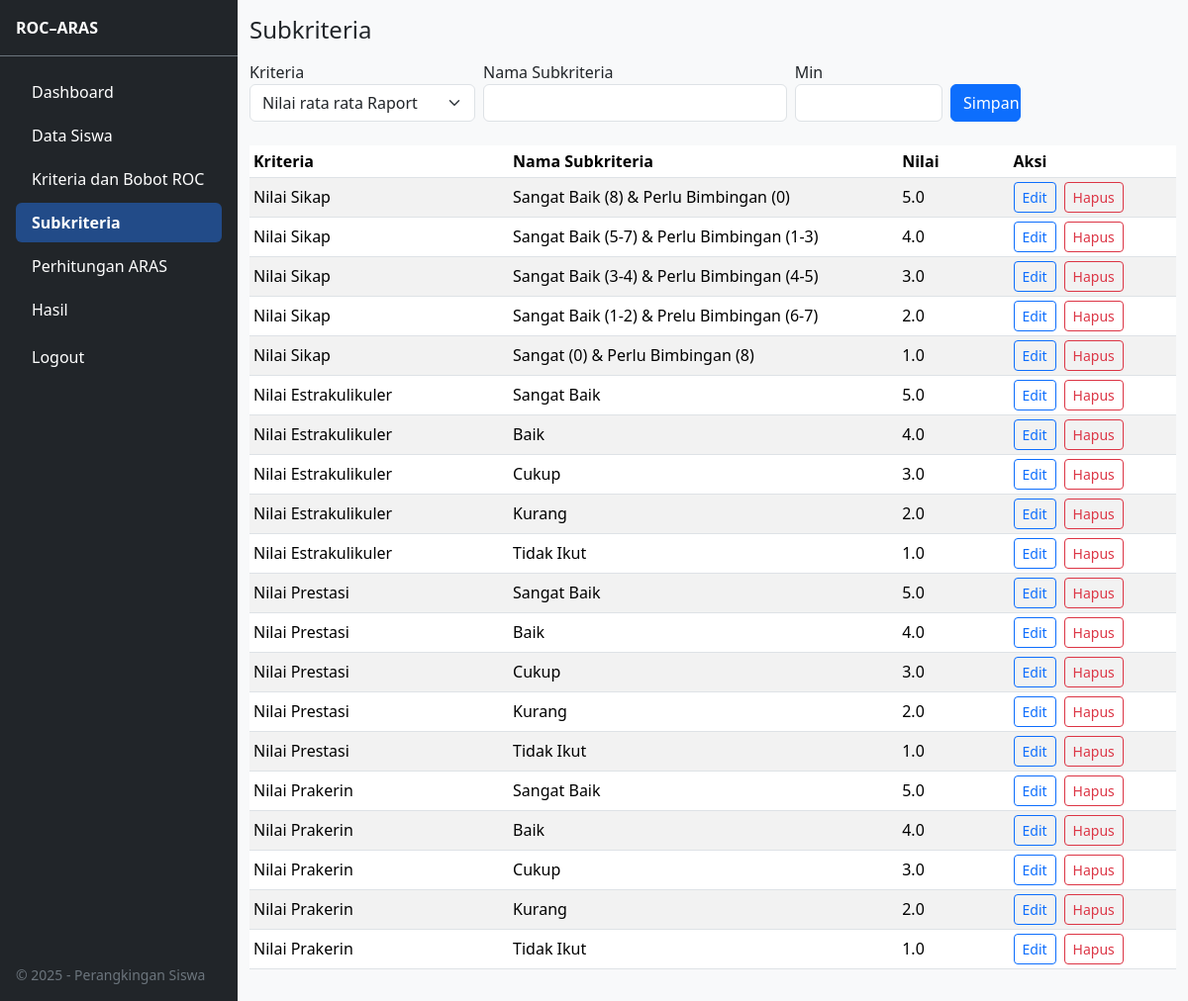
The page /subcriteria (signed in) on the database its author committed.
### app/models.py (models this page shows)
class Criteria(db.Model):
    id = db.Column(db.Integer, primary_key=True)
    name = db.Column(db.String(200), nullable=False)
    ctype = db.Column(db.String(20), nullable=False)  # 'benefit' or 'cost'
    display_order = db.Column(db.Integer, default=1)  # used by ROC

class Subcriteria(db.Model):
    id = db.Column(db.Integer, primary_key=True)
    criteria_id = db.Column(db.Integer, db.ForeignKey('criteria.id'), nullable=False)
    name = db.Column(db.String(200), nullable=False)
    min_val = db.Column(db.Float, nullable=True)

### app/routes.py (the view, shortened to what this page needs)
@main_bp.route("/subcriteria", methods=["GET", "POST"])
@login_required
def subcriteria_list():
    form = SubcriteriaForm()
    form.criteria_id.choices = [
        (c.id, c.name) for c in Criteria.query.order_by(Criteria.display_order.asc()).all()
    ]
    items = Subcriteria.query.all()
    criteria_lookup = {c.id: c.name for c in Criteria.query.order_by(Criteria.display_order.asc()).all()}
    return render_template("subcriteria.html", form=form, items=items, criteria_lookup=criteria_lookup)

### app/forms.py
class SubcriteriaForm(FlaskForm):
    criteria_id = SelectField("Kriteria", coerce=int, validators=[DataRequired()])
    name = StringField("Nama Subkriteria", validators=[DataRequired()])
    min_val = FloatField("Min", validators=[Optional()])
    submit = SubmitField("Simpan")

### app/models.py (called while the page is built)
@login_manager.user_loader
def load_user(user_id):
    return User.query.get(int(user_id))

### app/templates/subcriteria.html (shortened to what this page needs)
{% extends "layout.html" %} {% block content %}
<h4 class="mb-3">Subkriteria</h4>
<form method="POST" class="row g-2 mb-4">
  <div class="col-md-3">
    {{ form.criteria_id.label }} {{ form.criteria_id(class="form-select") }}
  </div>
  <div class="col-md-4">
    {{ form.name.label }} {{ form.name(class="form-control") }}
  </div>
  <div class="col-md-2">
    {{ form.min_val.label }} {{ form.min_val(class="form-control") }}
  </div>
  <div class="col-md-1 align-self-end">
    {{ form.submit(class="btn btn-primary w-100") }}
  </div>
</form>
<table class="table table-sm table-striped align-middle">
  <thead>
    <tr>
      <th style="width: 28%">Kriteria</th>
      <th>Nama Subkriteria</th>
      <th style="width: 12%">Nilai</th>
      <th style="width: 18%">Aksi</th>
    </tr>
  </thead>
  <tbody>
    {% if items %} {% for s in items %}
    <tr>
      <td>{{ criteria_lookup.get(s.criteria_id, s.criteria_id) }}</td>
      <td>{{ s.name }}</td>
      <td>{{ s.min_val|default('', true) }}</td>
      <td>
        <div class="d-flex gap-2">
          <a
            class="btn btn-sm btn-outline-primary"
            href="{{ url_for('main.subcriteria_edit', sid=s.id) }}"
          >
            Edit
          </a>
          <form
            method="POST"
            action="{{ url_for('main.subcriteria_delete', sid=s.id) }}"
            onsubmit="return confirm('Hapus?')"
            class="d-inline"
          >
            <button class="btn btn-sm btn-outline-danger" type="submit">
              Hapus
            </button>
          </form>
        </div>
      </td>
    </tr>
    {% endfor %} {% else %}
    <tr>
      <td colspan="4" class="text-muted">Belum ada subkriteria.</td>
    </tr>
    {% endif %}
  </tbody>
</table>
{% endblock %}

### app/templates/layout.html (style rules this page uses)
:root { --sidebar-w: 240px; }
@media (min-width: 992px) { body { overflow-y: scroll; } }

### rows shown on the page
Subcriteria: name "Sangat Baik (8) & Perlu Bimbingan (0)", min_val "5.0"
Criteria: get "Nilai Sikap"
Subcriteria: name "Sangat Baik (5-7) & Perlu Bimbingan (1-3)", min_val "4.0"
Subcriteria: name "Sangat Baik (3-4) & Perlu Bimbingan (4-5)", min_val "3.0"
Subcriteria: name "Sangat Baik (1-2) & Prelu Bimbingan (6-7)", min_val "2.0"
Subcriteria: name "Sangat (0) & Perlu Bimbingan (8)", min_val "1.0"
Subcriteria: name "Sangat Baik", min_val "5.0"
Criteria: get "Nilai Estrakulikuler"
Subcriteria: name "Baik", min_val "4.0"
Subcriteria: name "Cukup", min_val "3.0"
Subcriteria: name "Kurang", min_val "2.0"
Subcriteria: name "Tidak Ikut", min_val "1.0"
Subcriteria: name "Sangat Baik", min_val "5.0"
Criteria: get "Nilai Prestasi"
Subcriteria: name "Baik", min_val "4.0"
Subcriteria: name "Cukup", min_val "3.0"
Subcriteria: name "Kurang", min_val "2.0"
Subcriteria: name "Tidak Ikut", min_val "1.0"
Subcriteria: name "Sangat Baik", min_val "5.0"
Criteria: get "Nilai Prakerin"
Subcriteria: name "Baik", min_val "4.0"
Subcriteria: name "Cukup", min_val "3.0"
Subcriteria: name "Kurang", min_val "2.0"
Subcriteria: name "Tidak Ikut", min_val "1.0"
